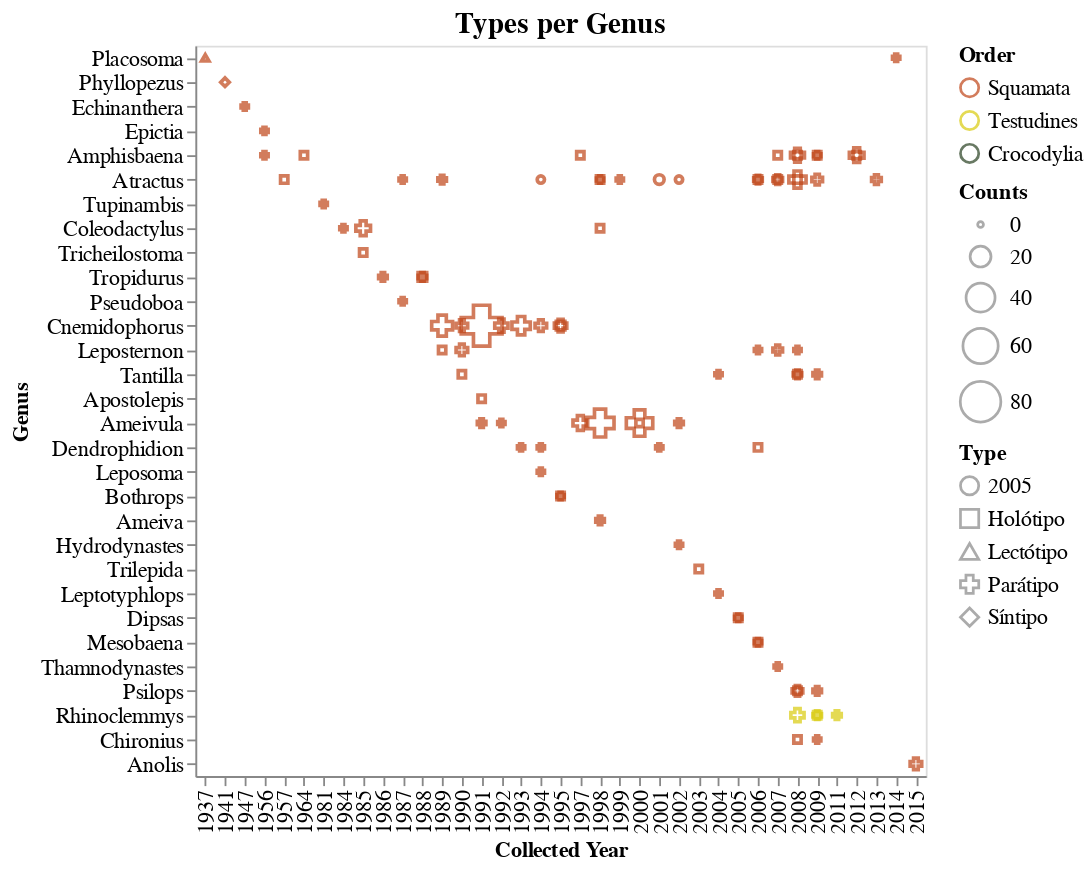

The code cell stored with this chart in its notebook:
### Code cell
tipo = alt.Chart(temp, height=400, width= 400, title='Types per Genus').mark_point(filled=False).encode(
    x = alt.X('ano_coleta:O', title='Collected Year'),
    y = alt.Y('genero_atual:N', title= 'Genus',
              sort=genus_order),
    color= alt.Color('ordem:N', title='Order',
                    scale= alt.Scale(domain=list(cores_ordem.keys()), range=list(cores_ordem.values()))), 
    size= alt.Size('counts', title='Counts',scale=alt.Scale(range=[10,500])),
    order= alt.Order('counts', sort='descending'),  # smaller points in front
    shape= alt.Shape('type_status:N', title='Type'), 
#                     scale= alt.Scale(domain=['Holotype', 'Neotype','Paratype'],
#                                      range=['triangle', 'square', 'circle'])),
#     opacity= alt.Opacity('type:N', scale= alt.Scale(domain=['Holotype', 'Neotype','Paratype'],
#                                                      range=[1, 0.5, 1])),
    tooltip= [alt.Tooltip('type_status', title='type'),
              alt.Tooltip('ano_coleta', title='collected year'),
              alt.Tooltip('counts', title='counts')]
)

tipo = tipo.configure_title(fontSize=16).configure_axis(
    labelFontSize=12,
    titleFontSize=12
).configure_legend(
    labelFontSize=12,
    titleFontSize=12
)

# tipo.save('./graphs/tipo/tipos_por_genero-primeiro_ano.html')

tipo

### Figure 1 — Vega-Lite specification as saved in the notebook (floating-point values rounded to 4 significant figures)
{"config": {"view": {"continuousWidth": 400, "continuousHeight": 300}, "axis": {"labelFontSize": 12, "titleFontSize": 12}, "legend": {"labelFontSize": 12, "titleFontSize": 12}, "title": {"fontSize": 16}}, "data": {"name": "data-793bba72f6a96af87ff1189823c2c18d"}, "mark": {"type": "point", "filled": false}, "encoding": {"color": {"type": "nominal", "field": "ordem", "scale": {"domain": ["Squamata", "Testudines", "Crocodylia"], "range": ["#BF4417", "#D9CB0B", "#284021"]}, "title": "Order"}, "order": {"type": "quantitative", "field": "counts", "sort": "descending"}, "shape": {"type": "nominal", "field": "type_status", "title": "Type"}, "size": {"type": "quantitative", "field": "counts", "scale": {"range": [10, 500]}, "title": "Counts"}, "tooltip": [{"type": "nominal", "field": "type_status", "title": "type"}, {"type": "quantitative", "field": "ano_coleta", "title": "collected year"}, {"type": "quantitative", "field": "counts", "title": "counts"}], "x": {"type": "ordinal", "field": "ano_coleta", "title": "Collected Year"}, "y": {"type": "nominal", "field": "genero_atual", "sort": ["Placosoma", "Phyllopezus", "Echinanthera", "Epictia", "Amphisbaena", "Atractus", "Tupinambis", "Coleodactylus", "Tricheilostoma", "Tropidurus", "Pseudoboa", "Cnemidophorus", "Leposternon", "Tantilla", "Apostolepis", "Ameivula", "Dendrophidion", "Leposoma", "Bothrops", "Ameiva", "Hydrodynastes", "Trilepida", "Leptotyphlops", "Dipsas", "Mesobaena", "Thamnodynastes", "Psilops", "Rhinoclemmys", "Chironius", "Anolis"], "title": "Genus"}}, "height": 400, "title": "Types per Genus", "width": 400, "$schema": "https://vega.github.io/schema/vega-lite/v4.8.1.json", "datasets": {"data-793bba72f6a96af87ff1189823c2c18d": [{"type_status": "2005", "ano_coleta": 1994.0, "genero_atual": "Atractus", "ordem": "Squamata", "counts": 1}, {"type_status": "2005", "ano_coleta": 2001.0, "genero_atual": "Atractus", "ordem": "Squamata", "counts": 3}, {"type_status": "2005", "ano_coleta": 2002.0, "genero_atual": "Atractus", "ordem": "Squamata", "counts": 1}, {"type_status": "Holótipo", "ano_coleta": 1957.0, "genero_atual": "Atractus", "ordem": "Squamata", "counts": 1}, {"type_status": "Holótipo", "ano_coleta": 1964.0, "genero_atual": "Amphisbaena", "ordem": "Squamata", "counts": 1}, {"type_status": "Holótipo", "ano_coleta": 1985.0, "genero_atual": "Tricheilostoma", "ordem": "Squamata", "counts": 1}, {"type_status": "Holótipo", "ano_coleta": 1988.0, "genero_atual": "Tropidurus", "ordem": "Squamata", "counts": 2}, {"type_status": "Holótipo", "ano_coleta": 1989.0, "genero_atual": "Leposternon", "ordem": "Squamata", "counts": 1}, {"type_status": "Holótipo", "ano_coleta": 1990.0, "genero_atual": "Tantilla", "ordem": "Squamata", "counts": 1}, {"type_status": "Holótipo", "ano_coleta": 1991.0, "genero_atual": "Apostolepis", "ordem": "Squamata", "counts": 1}, {"type_status": "Holótipo", "ano_coleta": 1995.0, "genero_atual": "Bothrops", "ordem": "Squamata", "counts": 1}, {"type_status": "Holótipo", "ano_coleta": 1995.0, "genero_atual": "Cnemidophorus", "ordem": "Squamata", "counts": 2}, {"type_status": "Holótipo", "ano_coleta": 1997.0, "genero_atual": "Amphisbaena", "ordem": "Squamata", "counts": 1}, {"type_status": "Holótipo", "ano_coleta": 1998.0, "genero_atual": "Atractus", "ordem": "Squamata", "counts": 1}, {"type_status": "Holótipo", "ano_coleta": 1998.0, "genero_atual": "Coleodactylus", "ordem": "Squamata", "counts": 1}, {"type_status": "Holótipo", "ano_coleta": 2000.0, "genero_atual": "Ameivula", "ordem": "Squamata", "counts": 1}, {"type_status": "Holótipo", "ano_coleta": 2003.0, "genero_atual": "Trilepida", "ordem": "Squamata", "counts": 1}, {"type_status": "Holótipo", "ano_coleta": 2005.0, "genero_atual": "Dipsas", "ordem": "Squamata", "counts": 1}, {"type_status": "Holótipo", "ano_coleta": 2006.0, "genero_atual": "Atractus", "ordem": "Squamata", "counts": 1}, {"type_status": "Holótipo", "ano_coleta": 2006.0, "genero_atual": "Dendrophidion", "ordem": "Squamata", "counts": 1}, {"type_status": "Holótipo", "ano_coleta": 2006.0, "genero_atual": "Mesobaena", "ordem": "Squamata", "counts": 1}, {"type_status": "Holótipo", "ano_coleta": 2007.0, "genero_atual": "Amphisbaena", "ordem": "Squamata", "counts": 1}, {"type_status": "Holótipo", "ano_coleta": 2007.0, "genero_atual": "Atractus", "ordem": "Squamata", "counts": 1}, {"type_status": "Holótipo", "ano_coleta": 2008.0, "genero_atual": "Amphisbaena", "ordem": "Squamata", "counts": 1}, {"type_status": "Holótipo", "ano_coleta": 2008.0, "genero_atual": "Atractus", "ordem": "Squamata", "counts": 1}, {"type_status": "Holótipo", "ano_coleta": 2008.0, "genero_atual": "Chironius", "ordem": "Squamata", "counts": 1}, {"type_status": "Holótipo", "ano_coleta": 2008.0, "genero_atual": "Psilops", "ordem": "Squamata", "counts": 1}, {"type_status": "Holótipo", "ano_coleta": 2008.0, "genero_atual": "Tantilla", "ordem": "Squamata", "counts": 1}, {"type_status": "Holótipo", "ano_coleta": 2009.0, "genero_atual": "Amphisbaena", "ordem": "Squamata", "counts": 1}, {"type_status": "Holótipo", "ano_coleta": 2009.0, "genero_atual": "Rhinoclemmys", "ordem": "Testudines", "counts": 1}, {"type_status": "Holótipo", "ano_coleta": 2012.0, "genero_atual": "Amphisbaena", "ordem": "Squamata", "counts": 1}, {"type_status": "Lectótipo", "ano_coleta": 1937.0, "genero_atual": "Placosoma", "ordem": "Squamata", "counts": 1}, {"type_status": "Parátipo", "ano_coleta": 1947.0, "genero_atual": "Echinanthera", "ordem": "Squamata", "counts": 1}, {"type_status": "Parátipo", "ano_coleta": 1956.0, "genero_atual": "Amphisbaena", "ordem": "Squamata", "counts": 1}, {"type_status": "Parátipo", "ano_coleta": 1956.0, "genero_atual": "Epictia", "ordem": "Squamata", "counts": 1}, {"type_status": "Parátipo", "ano_coleta": 1981.0, "genero_atual": "Tupinambis", "ordem": "Squamata", "counts": 1}, {"type_status": "Parátipo", "ano_coleta": 1984.0, "genero_atual": "Coleodactylus", "ordem": "Squamata", "counts": 1}, {"type_status": "Parátipo", "ano_coleta": 1985.0, "genero_atual": "Coleodactylus", "ordem": "Squamata", "counts": 9}, {"type_status": "Parátipo", "ano_coleta": 1986.0, "genero_atual": "Tropidurus", "ordem": "Squamata", "counts": 2}, {"type_status": "Parátipo", "ano_coleta": 1987.0, "genero_atual": "Atractus", "ordem": "Squamata", "counts": 1}, {"type_status": "Parátipo", "ano_coleta": 1987.0, "genero_atual": "Pseudoboa", "ordem": "Squamata", "counts": 1}, {"type_status": "Parátipo", "ano_coleta": 1988.0, "genero_atual": "Tropidurus", "ordem": "Squamata", "counts": 2}, {"type_status": "Parátipo", "ano_coleta": 1989.0, "genero_atual": "Atractus", "ordem": "Squamata", "counts": 2}, {"type_status": "Parátipo", "ano_coleta": 1989.0, "genero_atual": "Cnemidophorus", "ordem": "Squamata", "counts": 20}, {"type_status": "Parátipo", "ano_coleta": 1990.0, "genero_atual": "Cnemidophorus", "ordem": "Squamata", "counts": 5}, {"type_status": "Parátipo", "ano_coleta": 1990.0, "genero_atual": "Leposternon", "ordem": "Squamata", "counts": 5}, {"type_status": "Parátipo", "ano_coleta": 1991.0, "genero_atual": "Ameivula", "ordem": "Squamata", "counts": 2}, {"type_status": "Parátipo", "ano_coleta": 1991.0, "genero_atual": "Cnemidophorus", "ordem": "Squamata", "counts": 81}, {"type_status": "Parátipo", "ano_coleta": 1992.0, "genero_atual": "Ameivula", "ordem": "Squamata", "counts": 1}, {"type_status": "Parátipo", "ano_coleta": 1992.0, "genero_atual": "Cnemidophorus", "ordem": "Squamata", "counts": 7}, {"type_status": "Parátipo", "ano_coleta": 1993.0, "genero_atual": "Cnemidophorus", "ordem": "Squamata", "counts": 15}, {"type_status": "Parátipo", "ano_coleta": 1993.0, "genero_atual": "Dendrophidion", "ordem": "Squamata", "counts": 1}, {"type_status": "Parátipo", "ano_coleta": 1994.0, "genero_atual": "Cnemidophorus", "ordem": "Squamata", "counts": 5}, {"type_status": "Parátipo", "ano_coleta": 1994.0, "genero_atual": "Dendrophidion", "ordem": "Squamata", "counts": 1}, {"type_status": "Parátipo", "ano_coleta": 1994.0, "genero_atual": "Leposoma", "ordem": "Squamata", "counts": 1}, {"type_status": "Parátipo", "ano_coleta": 1995.0, "genero_atual": "Bothrops", "ordem": "Squamata", "counts": 1}, {"type_status": "Parátipo", "ano_coleta": 1995.0, "genero_atual": "Cnemidophorus", "ordem": "Squamata", "counts": 6}, {"type_status": "Parátipo", "ano_coleta": 1997.0, "genero_atual": "Ameivula", "ordem": "Squamata", "counts": 9}, {"type_status": "Parátipo", "ano_coleta": 1998.0, "genero_atual": "Ameiva", "ordem": "Squamata", "counts": 2}, {"type_status": "Parátipo", "ano_coleta": 1998.0, "genero_atual": "Ameivula", "ordem": "Squamata", "counts": 37}, {"type_status": "Parátipo", "ano_coleta": 1998.0, "genero_atual": "Atractus", "ordem": "Squamata", "counts": 1}, {"type_status": "Parátipo", "ano_coleta": 1999.0, "genero_atual": "Atractus", "ordem": "Squamata", "counts": 1}, {"type_status": "Parátipo", "ano_coleta": 2000.0, "genero_atual": "Ameivula", "ordem": "Squamata", "counts": 33}, {"type_status": "Parátipo", "ano_coleta": 2001.0, "genero_atual": "Dendrophidion", "ordem": "Squamata", "counts": 1}, {"type_status": "Parátipo", "ano_coleta": 2002.0, "genero_atual": "Ameivula", "ordem": "Squamata", "counts": 2}, {"type_status": "Parátipo", "ano_coleta": 2002.0, "genero_atual": "Hydrodynastes", "ordem": "Squamata", "counts": 1}, {"type_status": "Parátipo", "ano_coleta": 2004.0, "genero_atual": "Leptotyphlops", "ordem": "Squamata", "counts": 1}, {"type_status": "Parátipo", "ano_coleta": 2004.0, "genero_atual": "Tantilla", "ordem": "Squamata", "counts": 1}, {"type_status": "Parátipo", "ano_coleta": 2005.0, "genero_atual": "Dipsas", "ordem": "Squamata", "counts": 1}, {"type_status": "Parátipo", "ano_coleta": 2006.0, "genero_atual": "Atractus", "ordem": "Squamata", "counts": 2}, {"type_status": "Parátipo", "ano_coleta": 2006.0, "genero_atual": "Leposternon", "ordem": "Squamata", "counts": 1}, {"type_status": "Parátipo", "ano_coleta": 2006.0, "genero_atual": "Mesobaena", "ordem": "Squamata", "counts": 1}, {"type_status": "Parátipo", "ano_coleta": 2007.0, "genero_atual": "Atractus", "ordem": "Squamata", "counts": 3}, {"type_status": "Parátipo", "ano_coleta": 2007.0, "genero_atual": "Leposternon", "ordem": "Squamata", "counts": 3}, {"type_status": "Parátipo", "ano_coleta": 2007.0, "genero_atual": "Thamnodynastes", "ordem": "Squamata", "counts": 1}, {"type_status": "Parátipo", "ano_coleta": 2008.0, "genero_atual": "Amphisbaena", "ordem": "Squamata", "counts": 8}, {"type_status": "Parátipo", "ano_coleta": 2008.0, "genero_atual": "Atractus", "ordem": "Squamata", "counts": 13}, {"type_status": "Parátipo", "ano_coleta": 2008.0, "genero_atual": "Leposternon", "ordem": "Squamata", "counts": 1}, {"type_status": "Parátipo", "ano_coleta": 2008.0, "genero_atual": "Psilops", "ordem": "Squamata", "counts": 4}, {"type_status": "Parátipo", "ano_coleta": 2008.0, "genero_atual": "Rhinoclemmys", "ordem": "Testudines", "counts": 7}, {"type_status": "Parátipo", "ano_coleta": 2008.0, "genero_atual": "Tantilla", "ordem": "Squamata", "counts": 2}, {"type_status": "Parátipo", "ano_coleta": 2009.0, "genero_atual": "Amphisbaena", "ordem": "Squamata", "counts": 1}, {"type_status": "Parátipo", "ano_coleta": 2009.0, "genero_atual": "Atractus", "ordem": "Squamata", "counts": 4}, {"type_status": "Parátipo", "ano_coleta": 2009.0, "genero_atual": "Chironius", "ordem": "Squamata", "counts": 1}, {"type_status": "Parátipo", "ano_coleta": 2009.0, "genero_atual": "Psilops", "ordem": "Squamata", "counts": 2}, {"type_status": "Parátipo", "ano_coleta": 2009.0, "genero_atual": "Rhinoclemmys", "ordem": "Testudines", "counts": 2}, {"type_status": "Parátipo", "ano_coleta": 2009.0, "genero_atual": "Tantilla", "ordem": "Squamata", "counts": 2}, {"type_status": "Parátipo", "ano_coleta": 2011.0, "genero_atual": "Rhinoclemmys", "ordem": "Testudines", "counts": 2}, {"type_status": "Parátipo", "ano_coleta": 2012.0, "genero_atual": "Amphisbaena", "ordem": "Squamata", "counts": 9}, {"type_status": "Parátipo", "ano_coleta": 2013.0, "genero_atual": "Atractus", "ordem": "Squamata", "counts": 3}, {"type_status": "Parátipo", "ano_coleta": 2014.0, "genero_atual": "Placosoma", "ordem": "Squamata", "counts": 1}, {"type_status": "Parátipo", "ano_coleta": 2015.0, "genero_atual": "Anolis", "ordem": "Squamata", "counts": 5}, {"type_status": "Síntipo", "ano_coleta": 1941.0, "genero_atual": "Phyllopezus", "ordem": "Squamata", "counts": 2}]}}
